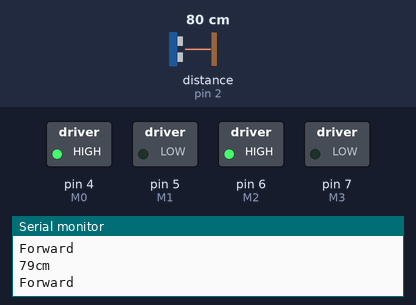
Bench run of a sketch on a simulated Arduino Uno, built with avr-gcc and run on an emulated ATmega328P. Parts: switched loads named in the sketch (green lamp = pin HIGH), the last lines printed to the serial monitor. Wiring (inferred from the names in the program): ultrasonic range finder: trigger pin 3; echo pin 2. Dashed ring = blinking. The inputs (shaded band) are chosen by the test bench; at power-on: distance to the obstacle (sensor on pin 2) 80 cm. The echo pulse lasts 58.3 µs per cm; pins used as bus, display or sensor lines are not drawn.

Above: at 1.7 s.
1.8 s: distance to the obstacle (sensor on pin 2) set to 66 cm
At 2.92 s:
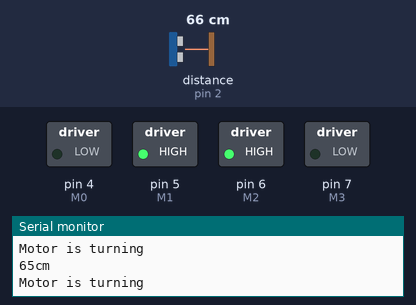
4.8 s: distance to the obstacle (sensor on pin 2) set to 2 cm
At 5.4 s:
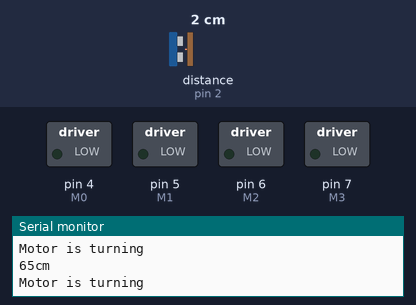
7.8 s: distance to the obstacle (sensor on pin 2) set to 60 cm
At 7.92 s:
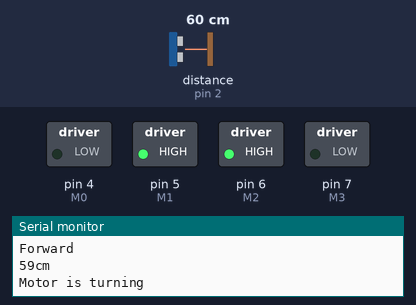
10.8 s: distance to the obstacle (sensor on pin 2) set to 4 cm
At 11.77 s:
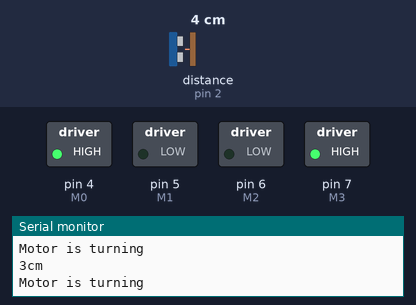
Timing chart, 0 to 14.8 s (numbered marks = the images above; inputs shaded):
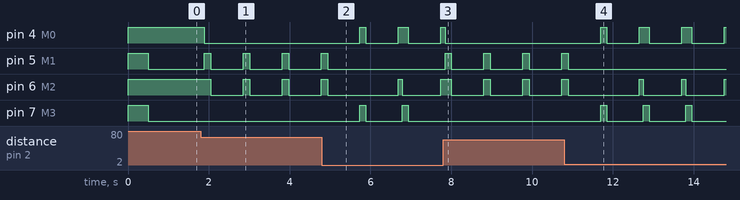

The sketch:

Obstacle_avoider_using_ultrasonic.ino
```cpp
#define trigPin 3
#define echoPin 2
int M0 = 4;int M1 = 5;int M2 = 6;int M3 = 7;
int power = 8;

void setup()
{
  Serial.begin(9600);
  pinMode(power,OUTPUT);pinMode(trigPin,OUTPUT);
  pinMode(echoPin,INPUT);
  pinMode(M0,OUTPUT); pinMode(M1,OUTPUT);
  pinMode(M2,OUTPUT); pinMode(M3,OUTPUT);
  digitalWrite(power,HIGH);
  digitalWrite(M0,HIGH);  digitalWrite(M1,HIGH);
  digitalWrite(M2,HIGH);  digitalWrite(M3,HIGH);
  delay(500);
}

void loop()
{
  int duration, distance, t=0;
  digitalWrite(trigPin,HIGH);
  delayMicroseconds(500);
  digitalWrite(trigPin,LOW);
  duration = pulseIn(echoPin,HIGH);
  distance= (duration/2)/29.1;
  Serial.print(distance);
  Serial.println("cm");

  if (distance<=50)
  { do
     {if (distance<=50&&t<=2)
       {turnright();
        halt();
        t++;}
       if (distance<=50&&t==2)
       {
         turnlittleright();
         halt();
       }
     }
     while(distance>=60);
     t=0;
  }

   if(distance>=50&&distance<=70)
   {
     turnlittleleft();
     halt();
   }

  else
  {
     moveforward();
  }
}

void moveforward()
{
    digitalWrite(M0,HIGH);
    digitalWrite(M1,LOW);
    digitalWrite(M2,HIGH);
    digitalWrite(M3,LOW);
    Serial.println("Forward");
    delay(100);
}

void turnlittleright()
{
    digitalWrite(M0,HIGH);
    digitalWrite(M1,LOW);
    digitalWrite(M2,LOW);
    digitalWrite(M3,HIGH);
    Serial.println("Motor is turning");
    delay(25);
    void halt();
    delay(100);
}
void turnright()
{
    digitalWrite(M0,HIGH);
    digitalWrite(M1,LOW);
    digitalWrite(M2,LOW);
    digitalWrite(M3,HIGH);
    Serial.println("Motor is turning");
    delay(50);
    void halt();
    delay(100);
}

void turnleft()
{
    digitalWrite(M0,LOW);
    digitalWrite(M1,HIGH);
    digitalWrite(M2,HIGH);
    digitalWrite(M3,LOW);
    Serial.println("Motor is turning");
    delay(50);
    void halt();
    delay(100);
}

void turnmoreright()
{
    digitalWrite(M0,HIGH);
    digitalWrite(M1,LOW);
    digitalWrite(M2,LOW);
    digitalWrite(M3,HIGH);
    Serial.println("Motor is turning");
    delay(70);
    void halt();
    delay(150);
}

void turnmoreleft()
{
    digitalWrite(M0,LOW);
    digitalWrite(M1,HIGH);
    digitalWrite(M2,HIGH);
    digitalWrite(M3,LOW);
    Serial.println("Motor is turning");
    delay(70);
    void halt();
    delay(150);
}
void turnlittleleft()
{
    digitalWrite(M0,LOW);
    digitalWrite(M1,HIGH);
    digitalWrite(M2,HIGH);
    digitalWrite(M3,LOW);
    Serial.println("Motor is turning");
    delay(10);
    void halt();
    delay(150);
}

void halt()
{
    digitalWrite(M0,LOW);
    digitalWrite(M1,LOW);
    digitalWrite(M2,LOW);
    digitalWrite(M3,LOW);
    delay(800);
}
```

Measured:
- the behaviour switches between 72 and 71 cm on distance to the obstacle (sensor on pin 2) (found by bisection; images 0 and 1)
- after the input at 1.8 s, pin 4 (M0): HIGH → LOW after 0.08 s; pin 5 (M1): alternates HIGH for 0.16 s and LOW for 0.81 s, starting after 0.08 s; pin 6 (M2): alternates HIGH for 0.16 s and LOW for 0.81 s, starting after 0.24 s
- after the input at 4.8 s, pin 4 (M0): goes HIGH 0.15 s, LOW 0.80 s, HIGH 0.25 s, LOW 0.80 s, then HIGH, starting after 0.94 s; pin 5 (M1): goes on until 4.9 s, then stays LOW; pin 7 (M3): alternates HIGH for 0.15 s and LOW for 0.90 s, starting after 0.94 s
- after the input at 7.8 s, pin 5 (M1): alternates HIGH for 0.16 s and LOW for 0.80 s, starting after 0.05 s; pin 7 (M3): stops changing and stays LOW
- after the input at 10.8 s, pin 4 (M0): LOW → HIGH after 0.90 s, then repeats every 1.1 s: LOW 0.80 s, HIGH 0.25 s; pin 5 (M1): goes on until 10.9 s, then stays LOW; pin 7 (M3): alternates HIGH for 0.15 s and LOW for 0.90 s, starting after 0.90 s
